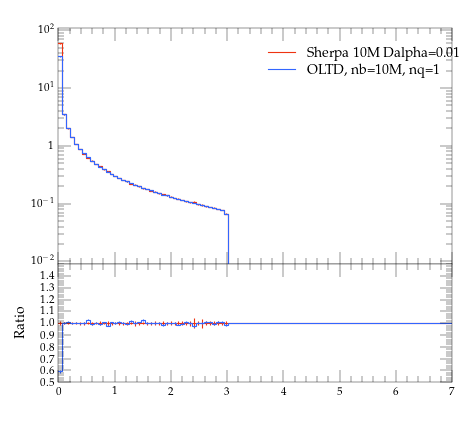

This chart was generated by the following Python code:
#! /usr/bin/env python

# This Python script was auto-generated using YODA v2.0.0.
# Analysis object: /evtb/cutEg_jg_e
# Timestamp: 13-04-2024 (07:56:31)

import matplotlib as mpl
import matplotlib.pyplot as plt
mpl.use('Agg') # comment out for interactive use
import os
import numpy as np

plotDir = os.path.split(os.path.realpath(__file__))[0]
if 'YODA_USER_PLOT_PATH' in globals():
    plot_outdir = globals()['YODA_USER_PLOT_PATH']
else:
    plot_outdir = plotDir

#plot style
plt.style.use(os.path.join(plotDir, '../default.mplstyle'))
# plot metadata
figW, figH = plt.rcParams['figure.figsize']
ax_xLabel = r''
ax_yLabel = r''
ax_title  = r''
ax_xScale = 'linear'
ax_yScale = 'log'
xLims = (0.0, 7.0)
yLims = (0.009000000000000001, 110.00000000000001)

# TeX-friendly labels for the legend
labels = [ r"Sherpa 10M Dalpha=0.01", r"OLTD, nb=10M, nq=1" ]

# Create figure and axis objects
fig, (ax, ratio0_ax) = plt.subplots(2, 1, sharex=True,
                  figsize=(figW,figH), gridspec_kw={'height_ratios': (2, 1)})
ratio0_ax.yaxis.set_major_locator(mpl.ticker.MultipleLocator(0.1))
ratio0_ax.set_ylim(0.5, 1.4999)
ratio0_ax.set_ylabel('Ratio')

# LineColor map: curve index -> color
linecolors = {0: '#EE3311', 1: '#3366FF'}
# the numerical data is stored in a separate file
dataf = dict()
prefix = os.path.split(__file__)[0]
if prefix:    prefix = prefix + '/'
exec(open(prefix+'cutEg_jg_e__data.py').read(), dataf)


legend_handles = [] # keep track of handles for the legend

# style options for curves
# starts at zorder>=5 to draw curve on top of legend
styles = {
  'curve0': {
    'color' : linecolors[0],
    'linestyle' : '-',
    'marker' : 'o',
    'zorder' : 5,
    'histstyle' : True,
  },
  'curve1': {
    'color' : linecolors[1],
    'linestyle' : '-',
    'marker' : 'o',
    'zorder' : 6,
    'histstyle' : True,
  },
}
# curve from input yoda files in main panel
for label in dataf['yvals'].keys():
    if all(np.isnan(v) for v in dataf['yvals'][label]):
        continue
    tmp = None
    if styles[label]['histstyle']: # draw as histogram
        tmp, = ax.plot(dataf['xedges'], dataf['yedges'][label],
                       color=styles[label]['color'],
                       linestyle=styles[label]['linestyle'],
                       drawstyle='steps-pre', solid_joinstyle='miter',
                       zorder=styles[label]['zorder'], label=label)
        ax.errorbar(dataf['xpoints'], dataf['yvals'][label], color=styles[label]['color'],
                    xerr=dataf['xerrs'], yerr=[dataf['ydowns'][label], dataf['yups'][label]],
                    linestyle='none', zorder=styles[label]['zorder'])
    else: # draw as scatter
        tmp = ax.errorbar(dataf['xpoints'], dataf['yvals'][label],
                          xerr=dataf['xerrs'],
                          yerr=[ dataf['ydowns'][label],
                          dataf['yups'][label] ],
                          fmt=styles[label]['marker'],
                          ecolor=styles[label]['color'],
                          color=styles[label]['color'], zorder=2)
        tmp[-1][0].set_linestyle(styles[label]['linestyle'])
    legend_handles += [tmp]
    for varLabel in dataf['variation_yvals'].keys():
        if varLabel.startswith(label):
            tmp, = ax.plot(dataf['xedges'], dataf['variation_yvals'][varLabel],
                           color=styles[label]['color'],
                           linestyle=styles[label]['linestyle'],
                           drawstyle='steps-pre', solid_joinstyle='miter',
                           zorder=styles[label]['zorder'], alpha=0.5)


# plots on ratio panel
# curve from input yoda files in ratio panel
for label, yvals in dataf['ratio0_yvals'].items():
    if all(np.isnan(v) for v in yvals):
        continue
    if styles[label]['histstyle']: # plot as histogram
        ratio0_ax.plot(dataf['xedges'], yvals,
                       color=styles[label]['color'],
                       linestyle=styles[label]['linestyle'],
                       drawstyle='steps-pre', zorder=1,
                       solid_joinstyle='miter')
        ratio0_ax.vlines(dataf['xpoints'],
                         dataf['ratio0_ymin'][label],
                         dataf['ratio0_ymax'][label],
                         color=styles[label]['color'], zorder=1)
    else: # plot as scatter
        tmp = ratio0_ax.errorbar(dataf['xpoints'],
                                 yvals, xerr=dataf['xerrs'],
                                 yerr=dataf['ratio0_yerrs'][label],
                                 fmt=styles[label]['marker'],
                                 ecolor=styles[label]['color'],
                                 color=styles[label]['color'])
        tmp[-1][0].set_linestyle(styles[label]['linestyle'])

    for varlabel in dataf['ratio0_variation_vals'].keys():
        if varlabel.startswith(label):
            ratio0_ax.plot(dataf['xedges'],
                            dataf['ratio0_variation_vals'][varlabel],
                            color=styles[label]['color'],
                            linestyle=styles[label]['linestyle'],
                            drawstyle='steps-pre', solid_joinstyle='miter',
                            zorder=1, alpha=0.5)

legend_pos = (0.5, 0.97)
ax.legend(legend_handles, labels, loc='upper left', bbox_to_anchor=legend_pos)

# set plot metadata as defined above
ratio0_ax.set_xlabel(ax_xLabel)
ratio0_ax.xaxis.set_label_coords(1., -.15)
ax.set_ylabel(ax_yLabel, loc='top')
ax.set_title(ax_title, loc='left')
ax.set_xscale(ax_xScale)
ax.set_yscale(ax_yScale)
ax.set_xlim(xLims)
ax.set_ylim(yLims)

# tick formatting
plt.rcParams['xtick.top'] = True
plt.rcParams['ytick.right'] = True
ax.yaxis.set_major_locator(mpl.ticker.LogLocator(base=10.0, numticks=np.inf))
ax.yaxis.set_minor_locator(mpl.ticker.LogLocator(
                           base=10.0, subs=np.arange(0.1, 1, 0.1), numticks=np.inf))
fig.align_ylabels((ax, ratio0_ax))
plt.savefig(os.path.join(plot_outdir, 'cutEg_jg_e.pdf'), format='PDF')
plt.savefig(os.path.join(plot_outdir, 'cutEg_jg_e.png'), format='PNG')

plt.close(fig)
